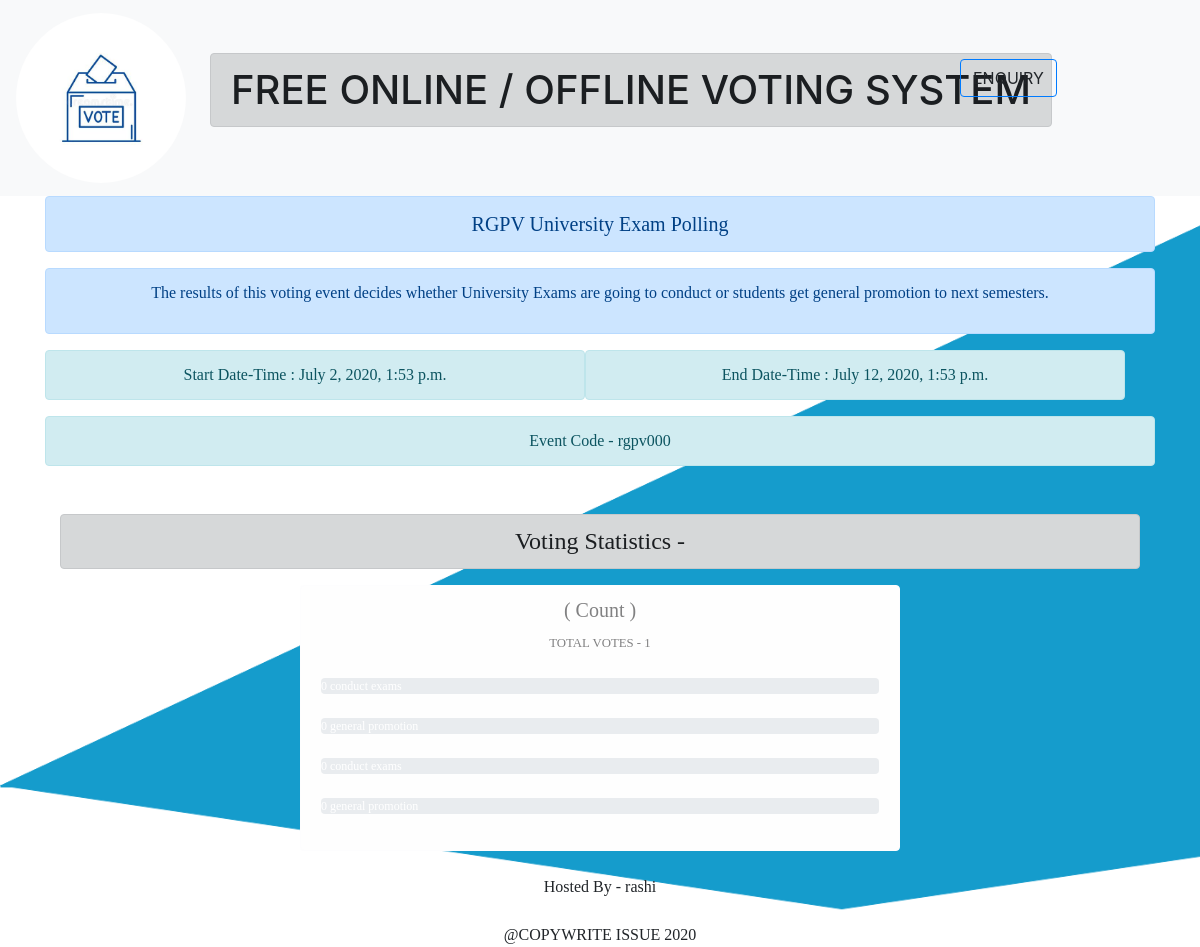
Screenshot of /event_page/rgpv000/ with the database file from the repository.
### voting_app/models.py (models this page shows)
class Events(models.Model):
    event_name = models.CharField(max_length=200)
    event_code = models.CharField(max_length=20)
    referal_code = models.CharField(max_length=20)
    hosted_by = models.ForeignKey(User, default=1, on_delete=models.CASCADE)
    event_description = models.TextField()
    event_status = models.IntegerField(default=0)
    starting_date = models.DateTimeField(default=None)
    ending_date = models.DateTimeField(default=None)

class Options(models.Model):
    option_name = models.CharField(max_length=100)
    count = models.IntegerField(default=0)
    event_code = models.CharField(max_length=200)

### voting_app/views.py (the view, shortened to what this page needs)
# urls.py: path('event_page/<event_code>/', views.event_page, name='event_page'),
def event_page(request, event_code):
    msg_flag = 0
    already_flag = 0
    event = Events.objects.get(event_code=event_code)
    options = Options.objects.filter(event_code=event_code)
    total_count = 1
    percs = []
    for option in options:
        total_count += option.count
    for option in options:
        per = (option.count*100) / total_count
        percs.append(per)
    max_vote = 0
    winner = ''
    for option in options:
        if option.count > max_vote:
            max_vote = option.count
            winner = option.option_name
    return render(request, 'voting_app/event_page.html', {'event_code': event_code, 'event': event, 'total_count': total_count, 'options': options, 'percs': percs, 'winner': winner, 'msg_flag': msg_flag, 'already_flag': already_flag})

### voting_app/templates/voting_app/event_page.html (shortened to what this page needs)
{% load static %}
<!DOCTYPE html>
<html lang="en">
<head>
    <link rel="stylesheet" href="{% static 'voting_app/css/bootstrap.min.css' %}">
</head>
<body>
    <nav class="navbar navbar-expand-lg transparent navbar-light bg-light" style="background: transparent;">
        <a class="navbar-brand mt-0" href="{% url 'index' %}"><img src="{% static 'voting_app/images/vote2.jpg' %}" width=170 alt="" style='border-radius:100px;'></a>
        <div class="" id="navbarSupportedContent">
          <ul class="navbar-nav mr-auto">
            <li class="nav-item active">
              <a class="nav-link" href="{% url 'index' %}"><h1 class="alert alert-dark">FREE ONLINE / OFFLINE VOTING SYSTEM</h1></a>
            </li>
            <li class="nav-item active">
                <a onclick="display()" id="toggler" role="button" class='btn btn-outline-primary' style='position:absolute;left:80%;top:30%;'>ENQUIRY</a>
            </li>
        </ul>
        </div>
    </nav>
    <div id='details' class="container" style="font-family:verdana;">
        <div class="container alert alert-primary  text-center" style='font-size:20px;'>{{event.event_name}}</div>
        <div class="container text-center alert alert-primary">
            <p>{{event.event_description}}</p>
        </div>
        <div class="container row ">
            <div class="col-sm-6 alert alert-info text-center ">Start Date-Time : {{event.starting_date}}</div>
            <div class="col-sm-6 alert alert-info text-center ">End Date-Time : {{event.ending_date}}</div>
        </div>
        <div class="container text-center alert alert-info">Event Code - {{event_code}}</div>
        <div class="container mt-5 text-center">
            <h4 class="alert alert-dark">Voting Statistics - </h4>
            <div class="container mb-4 alert alert-light" style='width:600px;'>
                <h5 class='title'>( Count )</h5>
                <small>TOTAL VOTES - {{total_count}}</small>
            {% for option in options %}
                <div class="progress mt-4 mb-4">
                    <div class="progress-bar bg-success progress-bar-striped active" role="progressbar" style='width:{{option.count}}%;'>{{option.count}} {{option.option_name}}</div>
                </div>
            {% endfor %}
            </div>
        <div class="container transparent mb-5">Hosted By - {{event.hosted_by}}</div>
    </div>
    <footer class="footer text-center fixed-bottom">
        @COPYWRITE ISSUE 2020
    </footer>
</body>
</html>

### rows the page displays
Events: event_name "RGPV University Exam Polling", event_description "The results of this voting event decides whether University Exams are going to conduct or students get general promotion to next semesters.", starting_date "July 2, 2020, 1:53 p.m.", ending_date "July 12, 2020, 1:53 p.m.", hosted_by "rashi"
Options: option_name "conduct exams"
Options: option_name "general promotion"
Options: option_name "conduct exams"
Options: option_name "general promotion"

### other values shown
{{ event_code }} "rgpv000"
{{ total_count }} "1"
